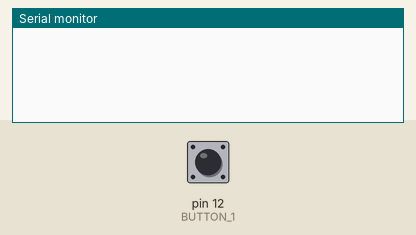
The sketch below on a simulated Arduino Uno, built with avr-gcc and run on an emulated ATmega328P. Shown: the last lines printed to the serial monitor. Inputs (shaded band) come from the test bench; at power-on: pin 12 (BUTTON_1) LOW.

Above: at 1.2 s.
1.3 s: pin 12 (BUTTON_1) pulled HIGH for 0.15 s
At 2.3 s:
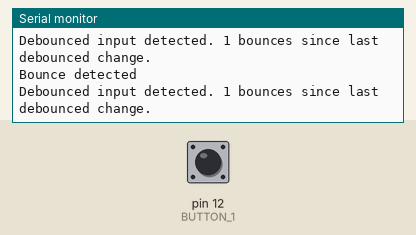
2.9 s: pin 12 (BUTTON_1) pulled HIGH for 1 s
At 3.5 s:
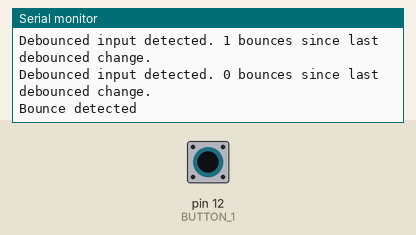
5.4 s: pin 12 (BUTTON_1) pulled HIGH for 0.15 s
At 5.54 s:
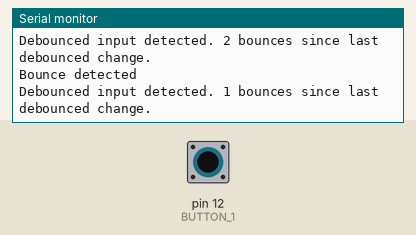
Timing chart, 0 to 8.4 s (numbered marks = the images above; inputs shaded):
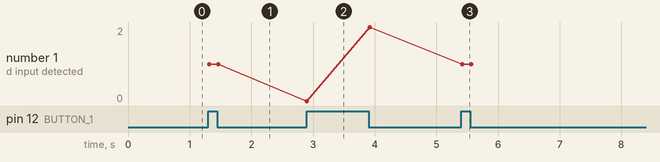

Measured:
- after the input at 1.3 s, the serial monitor: prints a new line at once (image 1)
- after the input at 2.9 s, the serial monitor: prints a new line at once (image 2)
- after the input at 5.4 s, the serial monitor: prints a new line at once (image 3)
- plotted number 1: 1 → 2 after the input at 2.9 s

The sketch:

button.ino
```cpp
// (licence header left out)
// This program is free software: you can redistribute it and/or modify
// it under the terms of the GNU General Public License as published by
// the Free Software Foundation, either version 3 of the License, or
// (at your option) any later version.
//
// This program is distributed in the hope that it will be useful,
// but WITHOUT ANY WARRANTY; without even the implied warranty of
// MERCHANTABILITY or FITNESS FOR A PARTICULAR PURPOSE.  See the
// GNU General Public License for more details.
//
// You should have received a copy of the GNU General Public License
// along with this program.  If not, see <http://www.gnu.org/licenses/>.

#include <../lib/Button/Button.h>
```

button_test.cpp
```cpp
// (licence header left out)
// This program is free software: you can redistribute it and/or modify
// it under the terms of the GNU General Public License as published by
// the Free Software Foundation, either version 3 of the License, or
// (at your option) any later version.
//
// This program is distributed in the hope that it will be useful,
// but WITHOUT ANY WARRANTY; without even the implied warranty of
// MERCHANTABILITY or FITNESS FOR A PARTICULAR PURPOSE.  See the
// GNU General Public License for more details.
//
// You should have received a copy of the GNU General Public License
// along with this program.  If not, see <http://www.gnu.org/licenses/>.


/* We want to test the debounce most of all. The main loop should count the
    number of times the actual input changes before debounced input changes.
    and then hopefully give us some stats about it
*/


#include <Button.h>
#define BUTTON_1 12


Button thisButton;

// TODO: Not constants so I can implement a function to tune them later
byte debounceThreshold = 100;
unsigned int doubleClickThreshold = 1000;

bool lastDebounceState = LOW;
bool lastDigitalReadState = LOW;
unsigned int changesSinceDebounce = 0;

// For calculating average bounces per debounce
unsigned int totalBounces = 0;
unsigned int totalDebouncedChanges = 0;

// For timing our bounce/debounce report period
unsigned long now = 0;
unsigned long lastSummary = 0;
unsigned int summaryInterval = 10000;


void setup() {
  Serial.begin(9600);
  thisButton.begin(BUTTON_1, debounceThreshold, doubleClickThreshold);
  now = millis();
}


void loop() {
  now = millis();

  if (digitalRead(BUTTON_1) != lastDigitalReadState) {
    lastDigitalReadState = !lastDigitalReadState;
    changesSinceDebounce += 1;
    Serial.print("Bounce detected\n");
    totalBounces ++;
  }

  if (thisButton.debouncedRead() != lastDebounceState) {
    lastDebounceState = !lastDebounceState;
    Serial.print("Debounced input detected. ");
    Serial.print(changesSinceDebounce);
    Serial.print(" bounces since last debounced change.\n");

    totalDebouncedChanges +=1;
    changesSinceDebounce = 0;
  }

  if (now - lastSummary >= summaryInterval) {
    double average = 0;
    if (totalDebouncedChanges !=0)
      average = double(totalBounces) / double(totalDebouncedChanges);
    Serial.print("Total bounces: ");
    Serial.print(totalBounces);
    Serial.print("   Total debounced: ");
    Serial.print(totalDebouncedChanges);
    Serial.println();
    Serial.print("Average: ");
    Serial.print(average);
    Serial.print(" bounces per debounced change.\n");
    Serial.println();
    lastSummary = now;
  }
}
```
